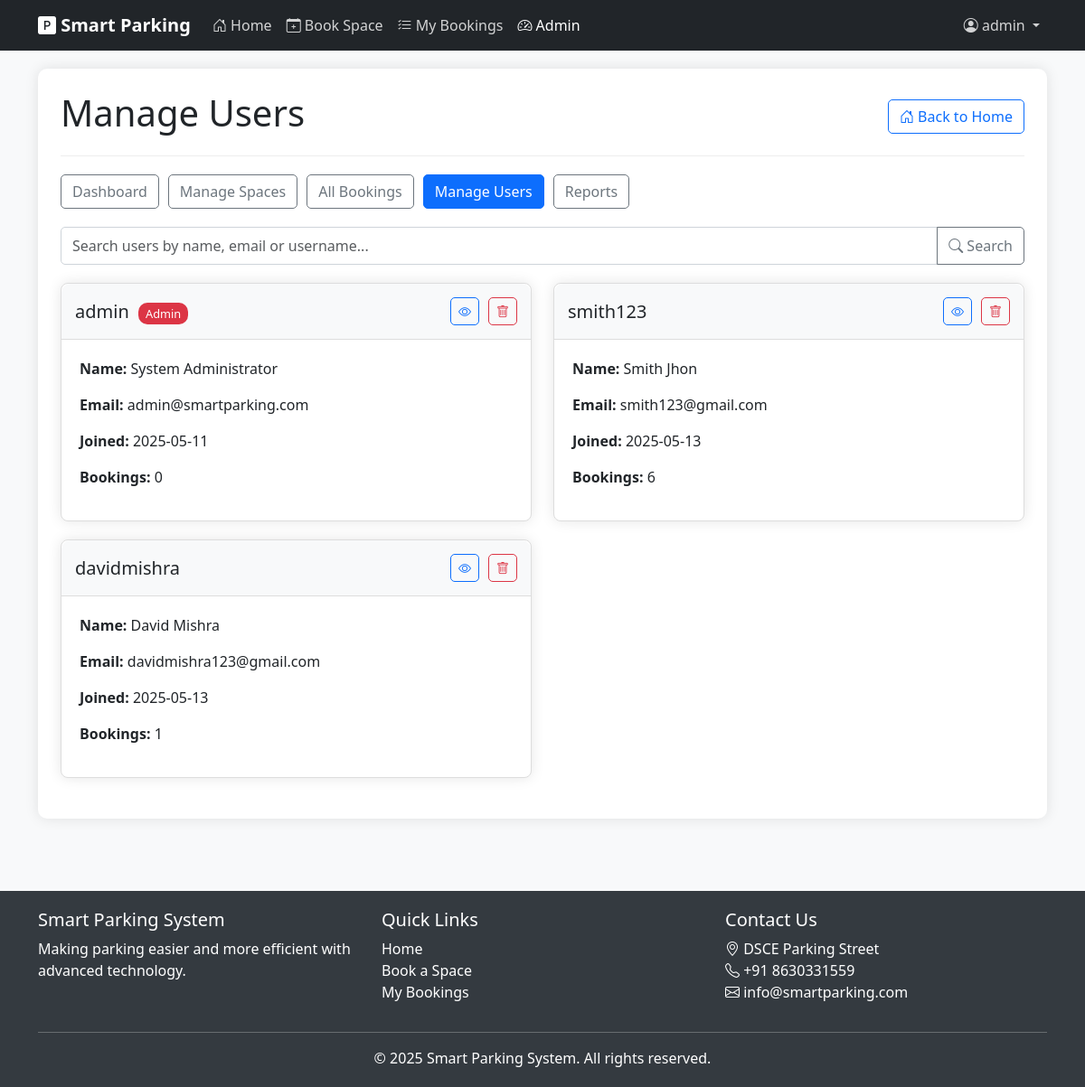
Before: /admin/users (signed in) with the older database file.
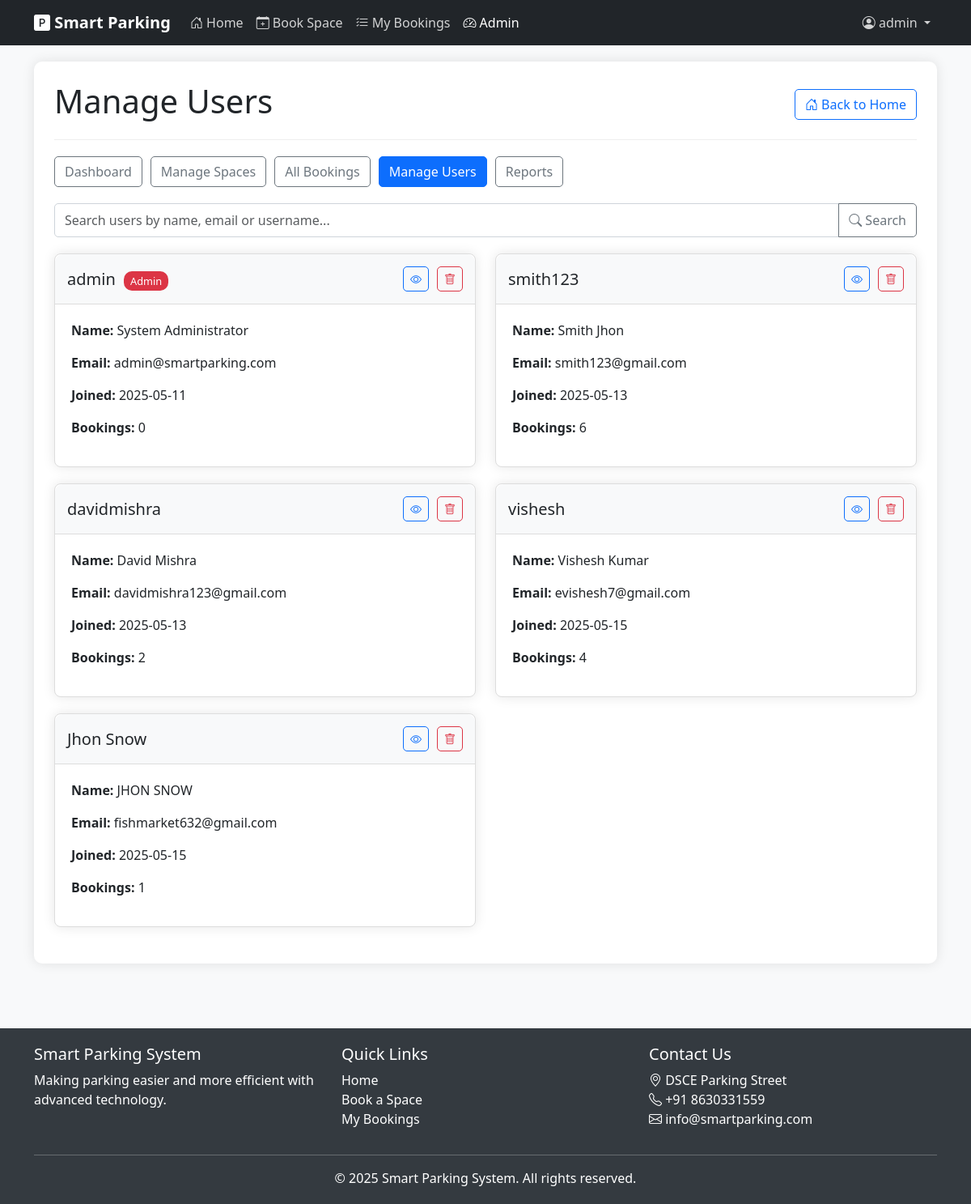
After: the same page with the newer database file.
### models.py (models this page shows, shortened)
class User(db.Model):
    id = db.Column(db.Integer, primary_key=True)
    username = db.Column(db.String(50), unique=True, nullable=False)
    email = db.Column(db.String(100), unique=True, nullable=False)
    password_hash = db.Column(db.String(128), nullable=False)
    first_name = db.Column(db.String(50))
    last_name = db.Column(db.String(50))
    phone = db.Column(db.String(20))
    is_admin = db.Column(db.Boolean, default=False)
    created_at = db.Column(db.DateTime, default=datetime.utcnow)
    bookings = db.relationship('Booking', backref='user', lazy=True)
    vehicles = db.relationship('Vehicle', backref='owner', lazy=True)

### app.py (the view)
@app.route('/admin/users')
def admin_users():
    if not session.get('is_admin', False):
        flash('You do not have permission to access this page', 'danger')
        return redirect(url_for('index'))
    users = User.query.all()
    return render_template('admin/users.html', users=users)

### app.py (called while the page is built)
@app.context_processor
def inject_view_functions():
    return dict(view_functions=app.view_functions)

### templates/admin/users.html (shortened to what this page needs)
{% extends "layout.html" %}
{% block content %}
<div class="admin-container">
    <div class="admin-header d-flex justify-content-between align-items-center">
        <h1>Manage Users</h1>
        <a href="{{ url_for('index') }}" class="btn btn-outline-primary">
            <i class="bi bi-house-door"></i> Back to Home
        </a>
    </div>
    <div class="admin-nav">
        <a href="{{ url_for('admin_dashboard') }}" class="btn btn-outline-secondary">Dashboard</a>
        <a href="{{ url_for('admin_spaces') }}" class="btn btn-outline-secondary">Manage Spaces</a>
        <a href="{{ url_for('admin_bookings') }}" class="btn btn-outline-secondary">All Bookings</a>
        <a href="{{ url_for('admin_users') }}" class="btn btn-primary">Manage Users</a>
        <a href="{{ url_for('admin_reports') }}" class="btn btn-outline-secondary">Reports</a>
    </div>
    <div class="search-box">
        <div class="input-group">
            <input type="text" class="form-control" id="userSearch" placeholder="Search users by name, email or username...">
            <button class="btn btn-outline-secondary" type="button" id="searchButton">
                <i class="bi bi-search"></i> Search
            </button>
        </div>
    </div>
    <div class="row" id="usersList">
        {% for user in users %}
            <div class="col-md-6 user-item">
                <div class="user-card card">
                    <div class="card-header d-flex justify-content-between align-items-center">
                        <h5 class="mb-0">
                            {{ user.username }}
                            {% if user.is_admin %}
                                <span class="admin-badge">Admin</span>
                            {% endif %}
                        </h5>
                        <div class="user-actions">
                            <button class="btn btn-sm btn-outline-primary" data-bs-toggle="modal" data-bs-target="#userDetailsModal{{ user.id }}">
                                <i class="bi bi-eye"></i>
                            </button>
                            <button class="btn btn-sm btn-outline-danger" data-bs-toggle="modal" data-bs-target="#deleteUserModal{{ user.id }}">
                                <i class="bi bi-trash"></i>
                            </button>
                        </div>
                    </div>
                    <div class="card-body">
                        <p><strong>Name:</strong> {{ user.first_name }} {{ user.last_name }}</p>
                        <p><strong>Email:</strong> {{ user.email }}</p>
                        <p><strong>Joined:</strong> {{ user.created_at.strftime('%Y-%m-%d') }}</p>
                        <p><strong>Bookings:</strong> {{ user.bookings|length }}</p>
                    </div>
                </div>
            </div>
        {% endfor %}
    </div>
</div>
{% endblock %}

### templates/layout.html (shortened to what this page needs)
<!DOCTYPE html>
<html lang="en">
<head>
    <link href="https://cdn.jsdelivr.net/npm/bootstrap@5.3.0-alpha1/dist/css/bootstrap.min.css" rel="stylesheet">
    <link rel="stylesheet" href="https://cdn.jsdelivr.net/npm/bootstrap-icons@1.8.1/font/bootstrap-icons.css">
    <link rel="stylesheet" href="{{ url_for('static', filename='css/style.css') }}">
</head>
<body>
    <nav class="navbar navbar-expand-lg navbar-dark bg-dark fixed-top">
        <div class="container">
            <a class="navbar-brand" href="{{ url_for('index') }}">
                <i class="bi bi-p-square-fill"></i> Smart Parking
            </a>
            <div class="collapse navbar-collapse" id="navbarNav">
                <ul class="navbar-nav me-auto">
                    <li class="nav-item">
                        <a class="nav-link {% if request.path == url_for('index') %}active{% endif %}" href="{{ url_for('index') }}">
                            <i class="bi bi-house-door"></i> Home
                        </a>
                    </li>
                    {% if 'book_space' in view_functions %}
                    <li class="nav-item">
                        <a class="nav-link {% if request.path == url_for('book_space') %}active{% endif %}" href="{{ url_for('book_space') }}">
                            <i class="bi bi-calendar-plus"></i> Book Space
                        </a>
                    </li>
                    {% endif %}
                    {% if 'view_bookings' in view_functions %}
                    <li class="nav-item">
                        <a class="nav-link {% if request.path == url_for('view_bookings') %}active{% endif %}" href="{{ url_for('view_bookings') }}">
                            <i class="bi bi-list-check"></i> My Bookings
                        </a>
                    </li>
                    {% endif %}
                    {% if session.get('is_admin', False) and 'admin_dashboard' in view_functions %}
                    <li class="nav-item">
                        <a class="nav-link {% if '/admin/' in request.path %}active{% endif %}" href="{{ url_for('admin_dashboard') }}">
                            <i class="bi bi-speedometer2"></i> Admin
                        </a>
                    </li>
                    {% endif %}
                </ul>
                <ul class="navbar-nav">
                    {% if session.get('user_id') %}
                    <li class="nav-item dropdown">
                        <a class="nav-link dropdown-toggle" href="#" id="navbarDropdown" role="button" data-bs-toggle="dropdown" aria-expanded="false">
                            <i class="bi bi-person-circle"></i> {{ session.get('username', 'Account') }}
                        </a>
                    </li>
                    {% else %}
                    <li class="nav-item">
                        <a class="nav-link" href="{{ url_for('login') }}">
                            <i class="bi bi-box-arrow-in-right"></i> Login
                        </a>
                    </li>
                    {% endif %}
                </ul>
            </div>
        </div>
    </nav>
    <div class="main-content">
        <div class="container">
            {% block content %}{% endblock %}
        </div>
    </div>
    <footer class="footer">
        <div class="container">
            <div class="row">
                <div class="col-md-4">
                    <h5>Smart Parking System</h5>
                    <p>Making parking easier and more efficient with advanced technology.</p>
                </div>
                <div class="col-md-4">
                    <h5>Quick Links</h5>
                    <ul class="list-unstyled">
                        <li><a href="{{ url_for('index') }}" class="text-white">Home</a></li>
                        {% if 'book_space' in view_functions %}
                        <li><a href="{{ url_for('book_space') }}" class="text-white">Book a Space</a></li>
                        {% endif %}
                        {% if 'view_bookings' in view_functions %}
                        <li><a href="{{ url_for('view_bookings') }}" class="text-white">My Bookings</a></li>
                        {% endif %}
                    </ul>
                </div>
                <div class="col-md-4">
                    <h5>Contact Us</h5>
                    <address class="text-white">
                        <i class="bi bi-geo-alt"></i> DSCE Parking Street<br>
                        <i class="bi bi-telephone"></i> +91 8630331559<br>
                        <i class="bi bi-envelope"></i> info@smartparking.com
                    </address>
                </div>
            </div>
            <hr class="bg-light">
            <div class="text-center">
                <p class="mb-0">&copy; {{ now().year }} Smart Parking System. All rights reserved.</p>
            </div>
        </div>
    </footer>
</body>
</html>

### static/css/style.css (style rules this page uses)
:root { --primary-color: #0d6efd; --secondary-color: #6c757d; --success-color: #28a745; --danger-color: #dc3545; --warning-color: #ffc107; --info-color: #17a2b8; --light-color: #f8f9fa; --dark-color: #343a40; }
body { font-family: 'Segoe UI', Tahoma, Geneva, Verdana, sans-serif; padding-top: 56px; min-height: 100vh; display: flex; flex-direction: column; background-color: var(--light-color); }
.main-content { flex: 1; padding: 20px 0; }
.navbar-brand { font-weight: bold; }
.navbar-dark .navbar-nav .nav-link { color: rgba(255, 255, 255, 0.8); }
.navbar-dark .navbar-nav .nav-link.active { color: white; font-weight: 500; }
.card, .container-card { border-radius: 10px; box-shadow: 0 0 15px rgba(0, 0, 0, 0.1); transition: transform 0.3s ease, box-shadow 0.3s ease; }
.card-header { border-top-left-radius: 10px !important; border-top-right-radius: 10px !important; }
.btn { border-radius: 5px; font-weight: 500; }
.btn-primary { background-color: var(--primary-color); border-color: var(--primary-color); }
.form-control, .form-select { border-radius: 5px; border: 1px solid #ced4da; padding: 0.5rem 0.75rem; }
.footer { background-color: var(--dark-color); color: white; padding: 20px 0; margin-top: 30px; }
.footer a { color: white; text-decoration: none; }

Changed rows visible on the page:
computed for User "davidmishra": bookings|length "1" → "2"
added User: username "vishesh", first_name "Vishesh", last_name "Kumar", email "evishesh7@gmail.com", created_at "2025-05-15", bookings|length "4"
added User: username "Jhon Snow", first_name "JHON", last_name "SNOW", email "fishmarket632@gmail.com", created_at "2025-05-15", bookings|length "1"
